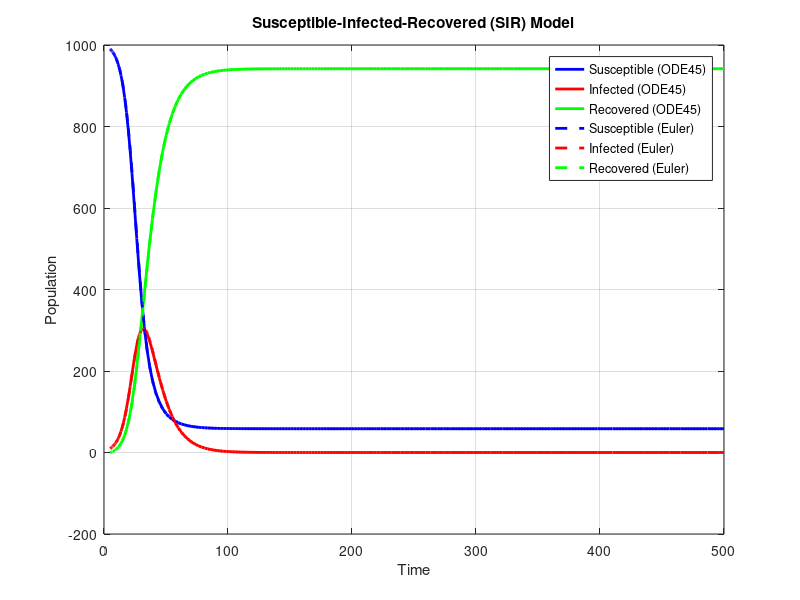

This figure's MATLAB source:
clc; clear; close all;

%% Parameters
beta = 0.3;  % Transmission rate
gamma = 0.1; % Recovery rate
N = 1000;    % Total population
S0 = 990;    % Initial susceptible individuals
I0 = 10;     % Initial infected individuals
R0 = 0;      % Initial recovered individuals

%% Time settings
t0 = 5;     % Initial time (not zero)
t_end = 500; % End time
h = 0.1;    % Step size for Euler

%% ODE45 Solution
sir_ode = @(t, y) [-beta * y(1) * y(2) / N; beta * y(1) * y(2) / N - gamma * y(2); gamma * y(2)];
[t_ode, y_ode] = ode45(sir_ode, [t0 t_end], [S0; I0; R0]);

%% Euler Method Solution
t_euler = t0:h:t_end;
S_euler = zeros(size(t_euler));
I_euler = zeros(size(t_euler));
R_euler = zeros(size(t_euler));
S_euler(1) = S0;
I_euler(1) = I0;
R_euler(1) = R0;

for k = 1:length(t_euler)-1
    dS = -beta * S_euler(k) * I_euler(k) / N;
    dI = beta * S_euler(k) * I_euler(k) / N - gamma * I_euler(k);
    dR = gamma * I_euler(k);
    
    S_euler(k+1) = S_euler(k) + h * dS;
    I_euler(k+1) = I_euler(k) + h * dI;
    R_euler(k+1) = R_euler(k) + h * dR;
end

%% Plot Results
figure;
plot(t_ode, y_ode(:,1), 'b', 'LineWidth', 2);
hold on;
plot(t_ode, y_ode(:,2), 'r', 'LineWidth', 2);
plot(t_ode, y_ode(:,3), 'g', 'LineWidth', 2);
plot(t_euler, S_euler, 'b--', 'LineWidth', 2);
plot(t_euler, I_euler, 'r--', 'LineWidth', 2);
plot(t_euler, R_euler, 'g--', 'LineWidth', 2);
hold off;
legend('Susceptible (ODE45)', 'Infected (ODE45)', 'Recovered (ODE45)', 'Susceptible (Euler)', 'Infected (Euler)', 'Recovered (Euler)');
xlabel('Time');
ylabel('Population');
title('Susceptible-Infected-Recovered (SIR) Model');
grid on;